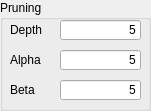
   <widget class="QGroupBox" name="groupBox_2">
    <property name="geometry">
     <rect>
      <x>610</x>
      <y>230</y>
      <width>151</width>
      <height>111</height>
     </rect>
    </property>
    <property name="title">
     <string>Pruning</string>
    </property>
    <widget class="QLabel" name="label_18">
     <property name="geometry">
      <rect>
       <x>10</x>
       <y>20</y>
       <width>47</width>
       <height>20</height>
      </rect>
     </property>
     <property name="text">
      <string>Depth</string>
     </property>
    </widget>
    <widget class="QLineEdit" name="lineEdit_2">
     <property name="geometry">
      <rect>
       <x>60</x>
       <y>20</y>
       <width>81</width>
       <height>20</height>
      </rect>
     </property>
     <property name="layoutDirection">
      <enum>Qt::LeftToRight</enum>
     </property>
     <property name="text">
      <string>5</string>
     </property>
     <property name="alignment">
      <set>Qt::AlignRight|Qt::AlignTrailing|Qt::AlignVCenter</set>
     </property>
    </widget>
    <widget class="QLineEdit" name="lineEdit_3">
     <property name="geometry">
      <rect>
       <x>60</x>
       <y>50</y>
       <width>81</width>
       <height>20</height>
      </rect>
     </property>
     <property name="layoutDirection">
      <enum>Qt::LeftToRight</enum>
     </property>
     <property name="text">
      <string>5</string>
     </property>
     <property name="alignment">
      <set>Qt::AlignRight|Qt::AlignTrailing|Qt::AlignVCenter</set>
     </property>
    </widget>
    <widget class="QLabel" name="label_19">
     <property name="geometry">
      <rect>
       <x>10</x>
       <y>50</y>
       <width>47</width>
       <height>20</height>
      </rect>
     </property>
     <property name="text">
      <string>Alpha</string>
     </property>
    </widget>
    <widget class="QLineEdit" name="lineEdit_4">
     <property name="geometry">
      <rect>
       <x>60</x>
       <y>80</y>
       <width>81</width>
       <height>20</height>
      </rect>
     </property>
     <property name="layoutDirection">
      <enum>Qt::LeftToRight</enum>
     </property>
     <property name="text">
      <string>5</string>
     </property>
     <property name="alignment">
      <set>Qt::AlignRight|Qt::AlignTrailing|Qt::AlignVCenter</set>
     </property>
    </widget>
    <widget class="QLabel" name="label_20">
     <property name="geometry">
      <rect>
       <x>10</x>
       <y>80</y>
       <width>47</width>
       <height>20</height>
      </rect>
     </property>
     <property name="text">
      <string>Beta</string>
     </property>
    </widget>
   </widget>
